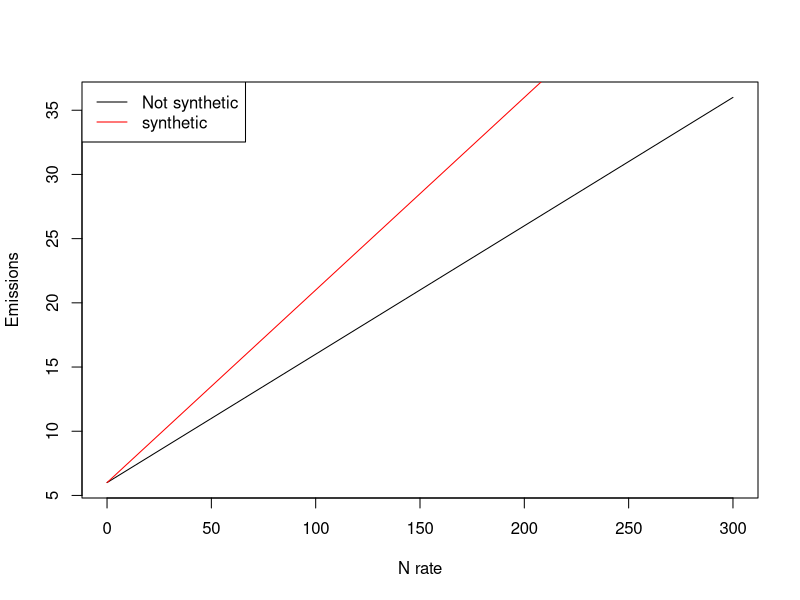
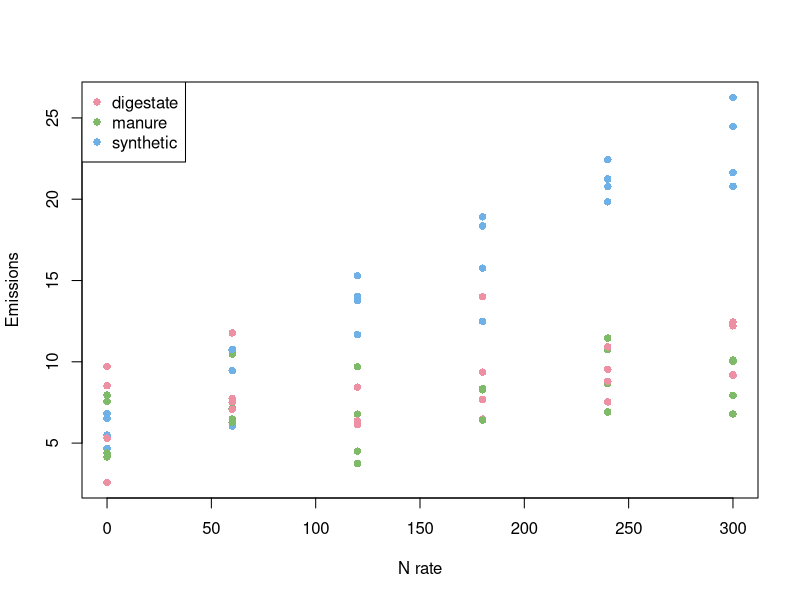
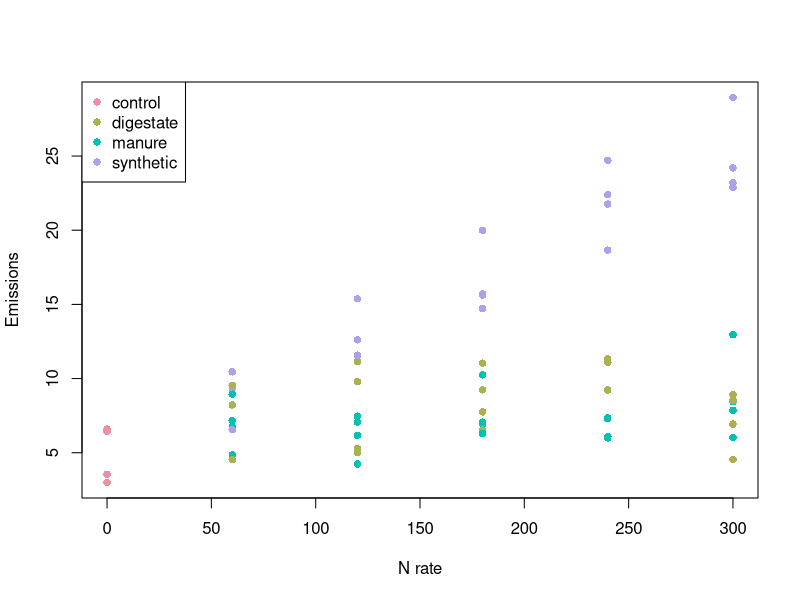

Recreate these plots in R, in order.
## ---- chunk 1
rates <- seq(0, 300, 60)
sources <- c('synthetic', 'manure', 'digestate')
replications <- 1:4
experimental.structure <- expand.grid(rate = rates,
                                      source = sources,
                                      rep = replications,
                                      stringsAsFactors = FALSE)
## ---- chunk 2
with(experimental.structure,addmargins(table(source, rate)))
## ---- chunk 3
experimental.structure2 <- experimental.structure
experimental.structure2 <- subset(experimental.structure2,
                                  !(rate == 0 & source %in% c('manure', 'digestate')))
experimental.structure2$source[experimental.structure2$rate == 0] <- 'control'
with(experimental.structure2,addmargins(table(source, rate)))
## ---- chunk 4
conceptual.response <- function(x, a, b, src){
  if(src == 'synthetic')
    b <- b + 0.05
  resp <- a + b * x
  resp
}

conceptual.response <- Vectorize(conceptual.response,
                                 c('x', 'src'))
xvec <- 0:300
plot(xvec,
     conceptual.response(xvec, 6, 0.1, 'not synthetic'),
     xlab = 'N rate', 
     ylab = 'Emissions', 
     type = 'l')
lines(xvec,
     conceptual.response(xvec, 6, 0.1, 'synthetic'),
     col = 'red')
legend('topleft',
       lty = 1,
       col = c('black', 'red'),
       legend = c('Not synthetic', 'synthetic'))
## ---- chunk 5
noise <- rnorm(nrow(experimental.structure),
               mean = 0,
               sd = 2)
experimental.structure$emissions <- with(experimental.structure,
                                         conceptual.response(rate,
                                                             6, 
                                                             0.01,
                                                             source)) + noise
## ---- chunk 6
plot(experimental.structure$rate,
     experimental.structure$emissions,
     pch = 16,
     col = hcl.colors(3, 'Set 2')[as.factor(experimental.structure$source)],
     xlab = 'N rate',
     ylab = 'Emissions')

legend('topleft',
       pch = 16,
       col =  hcl.colors(3, 'Set2'),
       legend = levels(as.factor(experimental.structure$source)))
## ---- chunk 7
fit1 <- lm(emissions ~ rate + source + rate:source,
           data = experimental.structure)
summary(fit1)
## ---- chunk 8
noise <- rnorm(nrow(experimental.structure2),
               mean = 0,
               sd = 2)
experimental.structure2$emissions <- with(experimental.structure2,
                                         conceptual.response(rate,
                                                             6, 
                                                             0.01,
                                                             source)) + noise
## ---- chunk 9
plot(experimental.structure2$rate,
     experimental.structure2$emissions,
     pch = 16,
     col = hcl.colors(4, 'Set 2')[as.factor(experimental.structure2$source)],
     xlab = 'N rate',
     ylab = 'Emissions')

legend('topleft',
       pch = 16,
       col =  hcl.colors(4, 'Set2'),
       legend = levels(as.factor(experimental.structure2$source)))
## ---- chunk 10
fit2.1 <- lm(emissions ~ rate + source + rate:source,
           data = experimental.structure2)

summary(fit2.1)
## ---- chunk 11
with(experimental.structure2, addmargins(table(source, rate)))
## ---- chunk 12
experimental.structure3 <- experimental.structure2
control.indices <- which(experimental.structure3$source == 'control')
experimental.structure3 <- rbind(experimental.structure3,
                                 experimental.structure3[rep(control.indices, 2), ])

control.indices <- which(experimental.structure3$source == 'control')
experimental.structure3$source[control.indices] <- rep(unique(experimental.structure$source), rep(4, 3))
## ---- chunk 13
with(experimental.structure3, addmargins(table(source, rate)))
